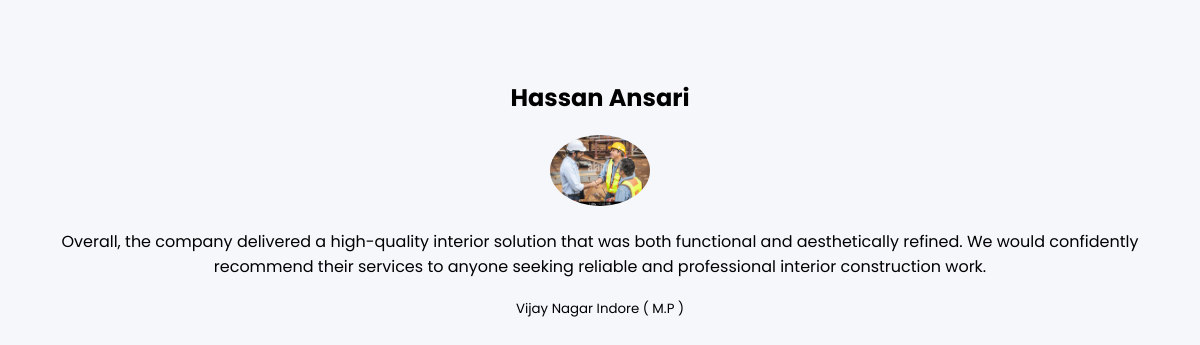
Screenshot of /client/4/ with the database file from the repository.
### core/models.py (models this page shows)
class Client(models.Model):
    name = models.CharField(max_length=100)
    designation = models.CharField(max_length=100)
    description = models.TextField()
    image = models.ImageField(upload_to='clients/')

### core/views.py (the view)
# urls.py: path('client/<int:id>/', client_detail, name='client_detail'),
def client_detail(request, id):
    client = get_object_or_404(Client, id=id)
    return render(request, "client_detail.html", {"client": client})

### templates/client_detail.html
{% extends 'base.html' %}
{% block content %}
<section class="clients">
  <h2>{{ client.name }}</h2>
  <img src="{{ client.image.url }}" style="width:100px;border-radius:50%;">
  <p>{{ client.description }}</p>
  <small>{{ client.designation }}</small>
</section>
{% endblock %}

### static/css/style.css (style rules this page uses)
body { margin: 0; font-family: 'Poppins', Arial, sans-serif; background: #f5f7fb; }
.clients { padding: 60px; text-align: center; }

### rows the page displays
Client: name "Hassan Ansari", image (picture), description "Overall, the company delivered a high-quality interior solution that was both functional and aesthetically refined. We would confidently recommend their services to anyone seeking reliable and professional interior construction work.", designation "Vijay Nagar Indore ( M.P )"
